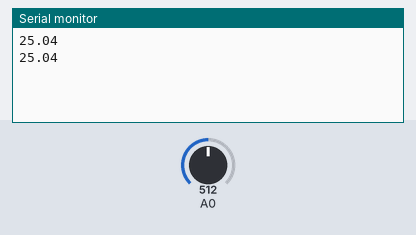
Simulated run of this sketch. Board: Arduino Uno, built with avr-gcc and run on an emulated ATmega328P. Parts: the last lines printed to the serial monitor. Inputs (shaded band) come from the test bench; at power-on: A0 = 512.

Above: at 1.8 s.
1.9 s: A0 set to 716
At 2.5 s:
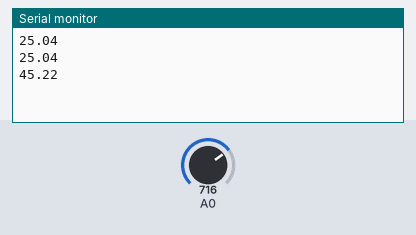
3.4 s: A0 set to 900
At 4.8 s:
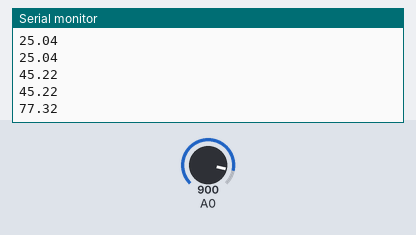
Timing chart, 0 to 6.4 s (numbered marks = the images above; inputs shaded):
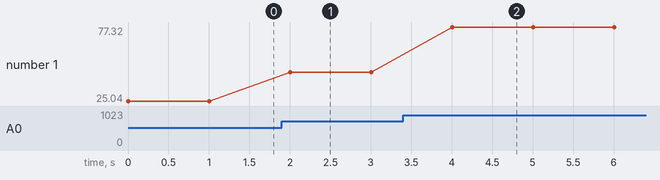

Measured:
- after the input at 1.9 s, the serial monitor: prints a new line after 0.10 s (image 1)
- after the input at 3.4 s, the serial monitor: prints a new line after 0.60 s (image 2)
- plotted number 1: 25.04 → 45.22 after the input at 1.9 s, 45.22 → 77.32 after the input at 3.4 s

The sketch:

TemperatureData.ino
```cpp
// (licence header left out)
/*
   The program reads data in the form of resistance, from a temperature sensor
   attached to a Grove Base shield, which is attached to an Intel Edison + Arduino breakout kit.
   It converts the data to temperature (in Celsius) and prints the data (encoded in ASCII) to the serial port.

   The sensor is connected to the A0.
   A different program reads and displays the data in Wolfram Mathematica.
*/

#include <Wire.h>                                       // Wire library allows communication with I2C devices

const int B = 3975;                                     // define B-value of thermistor

void setup()
 {
   Serial.begin(115200);                                // rate at which data is transferred (in bits/s)
   Wire.begin();
 }

 void loop()
 {
   int val = analogRead(A0);                             // read data from pin A0
   float resistance = (float)(1023-val)*10000/val;       // calculate resistance
   float temperature = 1/(log(resistance/10000)/B+1/298.15)-273.15;   // calculate temperature

   Serial.print(temperature);                            // print this value to serial port
   Serial.print("\n");

   delay(1000);                                          // wait 1s & repeat
 }
```
